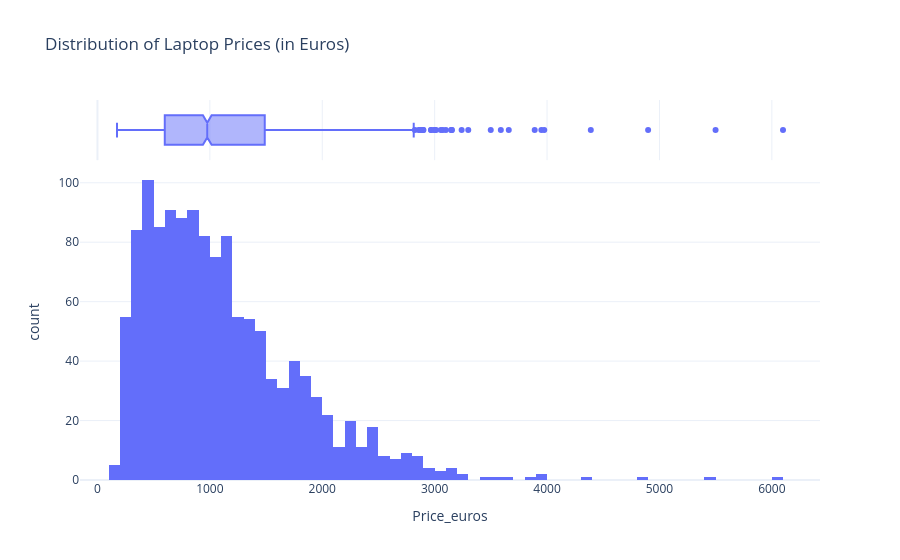

Notebook source saved alongside this figure:
### Markdown cell above
### Chart 2: Target Variable (Price_euros) Distribution
We visualize the distribution of laptop prices. Typically, price distributions are right-skewed, which might suggest a log-transformation during modeling (or robust models like Random Forest).

### Code cell
fig_price = px.histogram(df, x='Price_euros', marginal='box', 
                         title='Distribution of Laptop Prices (in Euros)',
                         color_discrete_sequence=['#636EFA'])
fig_price.show()

### Figure 1 — Plotly figure (JSON) as saved in the notebook; plotly's stock layout.template omitted (floating-point values rounded to 4 significant figures; data arrays with more than 128 entries replaced by an {"elided": "..."} marker saying what was removed)
{"data": [{"bingroup": "x", "hovertemplate": "Price_euros=%{x}<br>count=%{y}<extra></extra>", "legendgroup": "", "marker": {"color": "#636EFA", "pattern": {"shape": ""}}, "name": "", "orientation": "v", "showlegend": false, "type": "histogram", "x": {"elided": "1303 float values"}, "xaxis": "x", "yaxis": "y"}, {"hovertemplate": "Price_euros=%{x}<extra></extra>", "legendgroup": "", "marker": {"color": "#636EFA"}, "name": "", "notched": true, "showlegend": false, "type": "box", "x": {"elided": "1303 float values"}, "xaxis": "x2", "yaxis": "y2"}], "layout": {"barmode": "relative", "legend": {"tracegroupgap": 0}, "title": {"text": "Distribution of Laptop Prices (in Euros)"}, "xaxis": {"anchor": "y", "domain": [0.0, 1.0], "title": {"text": "Price_euros"}}, "xaxis2": {"anchor": "y2", "domain": [0.0, 1.0], "matches": "x", "showgrid": true, "showticklabels": false}, "yaxis": {"anchor": "x", "domain": [0.0, 0.8316], "title": {"text": "count"}}, "yaxis2": {"anchor": "x2", "domain": [0.8416, 1.0], "matches": "y2", "showgrid": false, "showline": false, "showticklabels": false, "ticks": ""}}}
